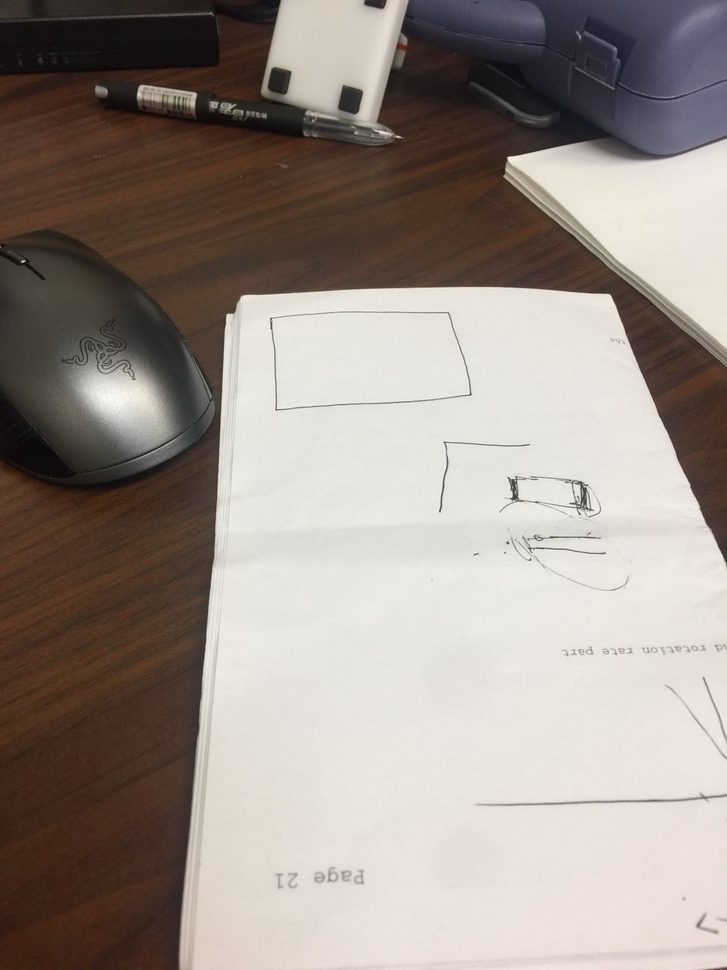
//> input picture dis.jpg, 727 x 970 px, shrunk from 1080 x 1440 before the run
$ ./huidu   (built with g++ and OpenCV 4)
//> lines starting //> are read from the running program, lines starting //| are printed output that depends on the picture; after the words box and inside, x2 and y2 are one past the last pixel; in counts of white or black regions, pixels touching at a corner belong together
#include <opencv2/opencv.hpp>
#include <opencv2/imgproc/imgproc.hpp>
#include <iostream>
//-----------------------------------【命名空间声明部分】---------------------------------------
//      描述：包含程序所使用的命名空间
//-----------------------------------------------------------------------------------------------
using namespace cv;
using namespace std;
//-----------------------------------【main( )函数】--------------------------------------------
//      描述：控制台应用程序的入口函数，我们的程序从这里开始
//-----------------------------------------------------------------------------------------------
int main()
{
	//【1】载入原始图和Mat变量定义
	Mat srcImage = imread("dis.jpg");  //工程目录下应该有一张名为1.jpg的素材图
//> srcImage is the input picture: 970 rows x 727 cols, CV_8UC3; mean B, G, R 136.9, 144.1, 154.1
	Mat midImage, dstImage;//临时变量和目标图的定义

						   //【2】进行边缘检测和转化为灰度图
	Canny(srcImage, midImage, 50, 200, 3);//进行一此canny边缘检测
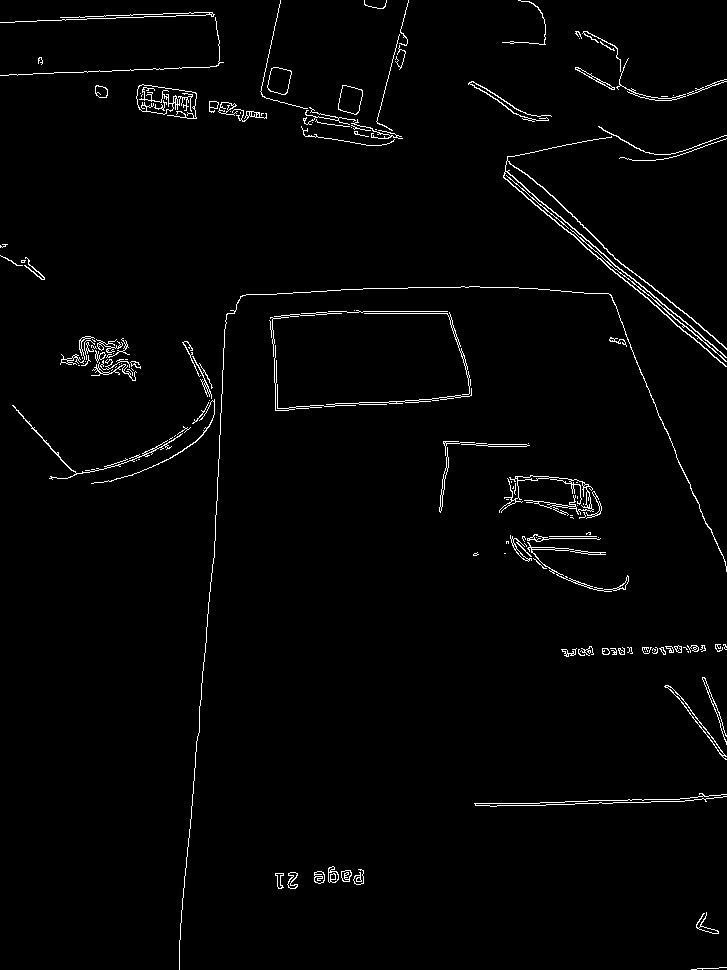
//> midImage: 970 rows x 727 cols, CV_8UC1; 1.9% white in thin lines or dots
	cvtColor(midImage, dstImage, CV_GRAY2BGR);//转化边缘检测后的图为灰度图
//> dstImage: 970 rows x 727 cols, CV_8UC3; 1.9% white in thin lines or dots

											  //【3】进行霍夫线变换
	vector<Vec2f> lines;//定义一个矢量结构lines用于存放得到的线段矢量集合
	HoughLines(midImage, lines, 1, CV_PI / 180, 150, 0, 0);
//> lines = 11 lines (rho, theta): [260, 0.09], [-194, 2.27], [-252, 2.36], [-187, 2.27], [242, 0.05], [-203, 2.29], [-191, 2.27], [-181, 2.25], [-212, 2.3], [-178, 2.25], [-445, 2.74]

	//【4】依次在图中绘制出每条线段
	for (size_t i = 0; i < lines.size(); i++)
	{
		float rho = lines[i][0], theta = lines[i][1];
		Point pt1, pt2;
		double a = cos(theta), b = sin(theta);
		double x0 = a * rho, y0 = b * rho;
		pt1.x = cvRound(x0 + 1000 * (-b));
	pt1.y = cvRound(y0 + 1000 * (a));
		pt2.x = cvRound(x0 - 1000 * (-b));
		pt2.y = cvRound(y0 - 1000 * (a));
	    line(dstImage, pt1, pt2, Scalar(55, 100, 195), 1, CV_AA);
	}
//> this loop made 11 passes
//> (rho, theta, a, b, x0, y0) on passes 1 to 11: (260, 0.0873, 0.996, 0.0872, 259, 22.66), (-194, 2.27, -0.643, 0.766, 124.7, -148.6), (-252, 2.36, -0.707, 0.707, 178.2, -178.2), (-187, 2.27, -0.643, 0.766, 120.2, -143.3), (242, 0.0524, 0.999, 0.0523, 241.7, 12.67), (-203, 2.29, -0.656, 0.755, 133.2, -153.2), (-191, 2.27, -0.643, 0.766, 122.8, -146.3), (-181, 2.25, -0.629, 0.777, 113.9, -140.7), (-212, 2.3, -0.669, 0.743, 141.9, -157.5), (-178, 2.25, -0.629, 0.777, 112, -138.3), (-445, 2.74, -0.921, 0.391, 409.6, -173.9)
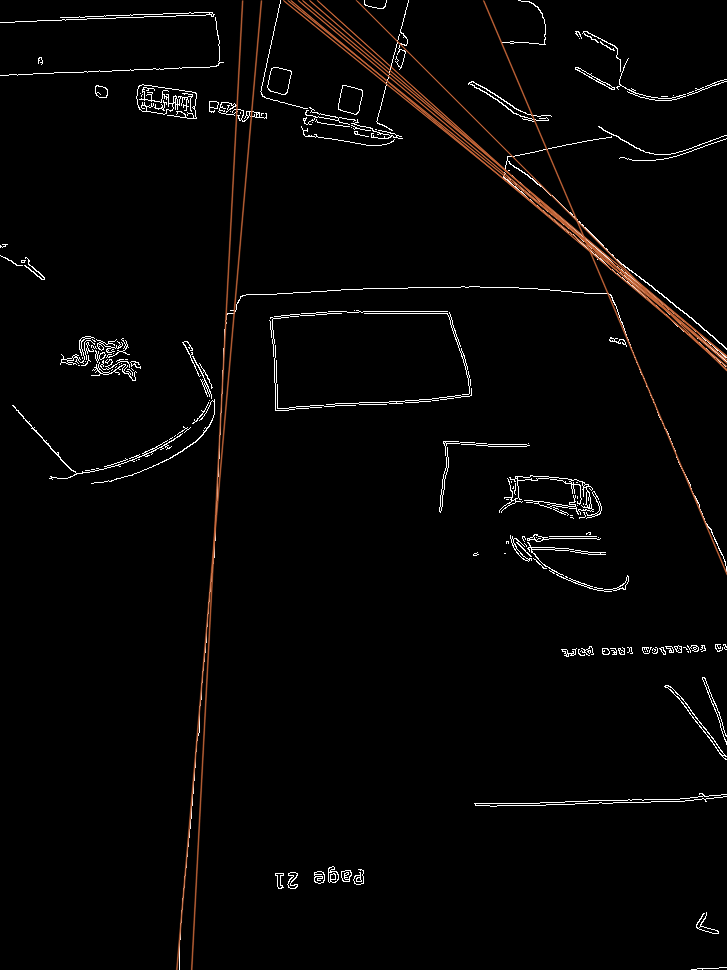
//> dstImage: 970 rows x 727 cols, CV_8UC3; mean B, G, R 4.8, 5.3, 6.4

	//【5】显示原始图
	imshow("【原始图】", srcImage);

	//【6】边缘检测后的图
	imshow("【边缘检测后的图】", midImage);

	//【7】显示效果图
	imshow("【效果图】", dstImage);

	waitKey(0);

	return 0;
}

$ run again, with 01.jpg copied over dis.jpg
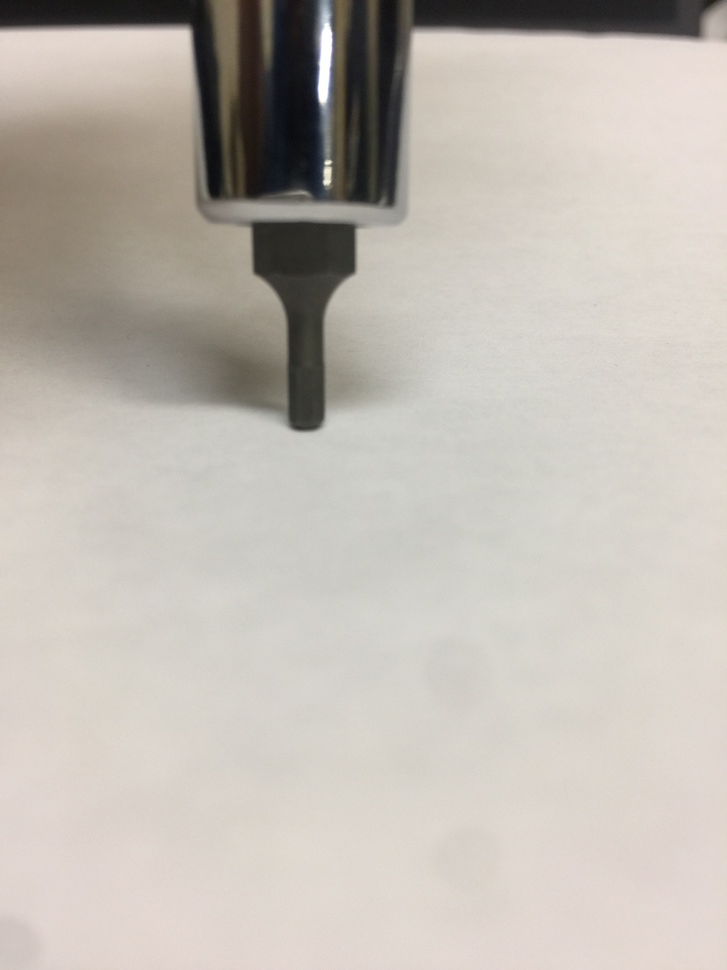
//> input picture 01.jpg, 727 x 970 px, shrunk from 2448 x 3264 before the run
//> srcImage is the input picture: 970 rows x 727 cols, CV_8UC3; mean B, G, R 178.7, 186.5, 192.4
//> `Canny(srcImage, midImage, 50, 200, 3);`:
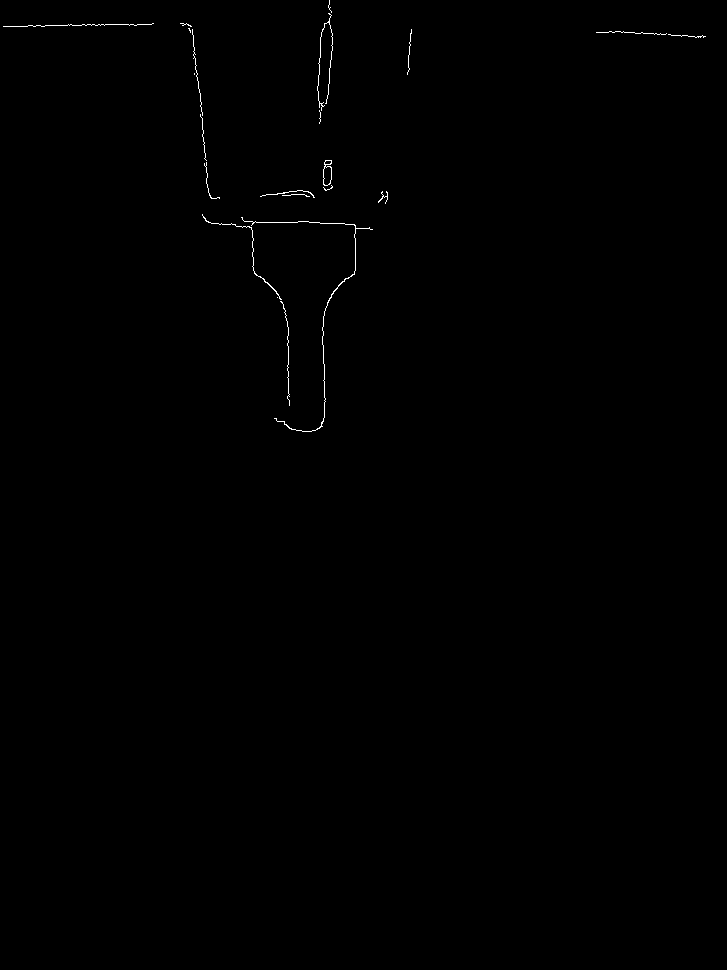
//> midImage: 970 rows x 727 cols, CV_8UC1; 0.24% white in thin lines or dots, all inside (x1, y1, x2, y2) = (3, 0, 706, 432)
//> lines = empty
